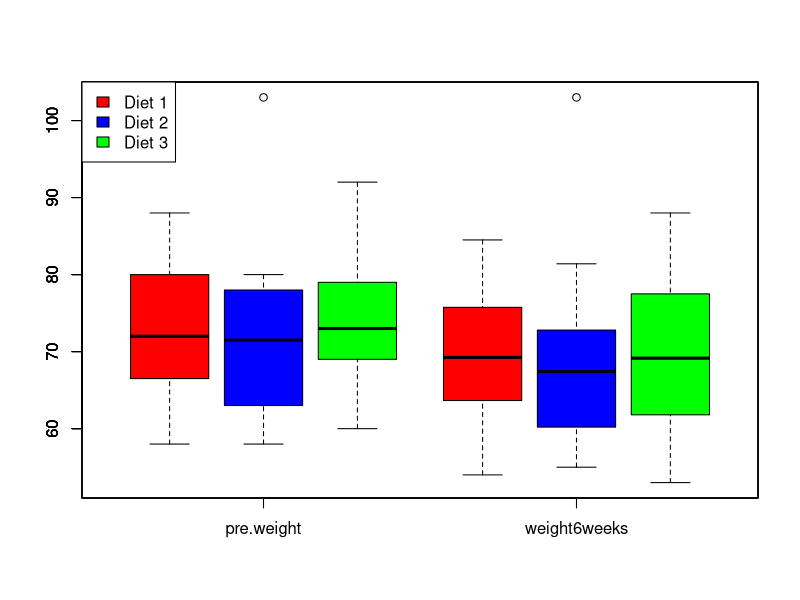
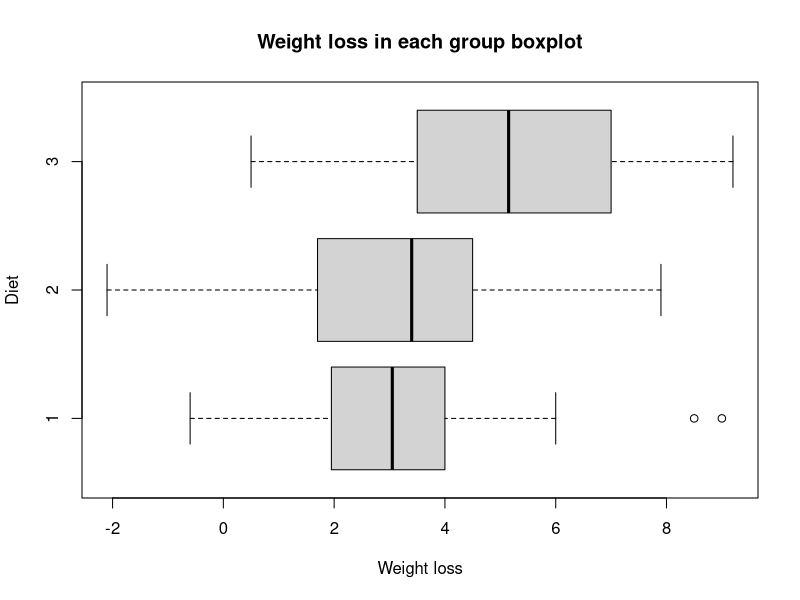
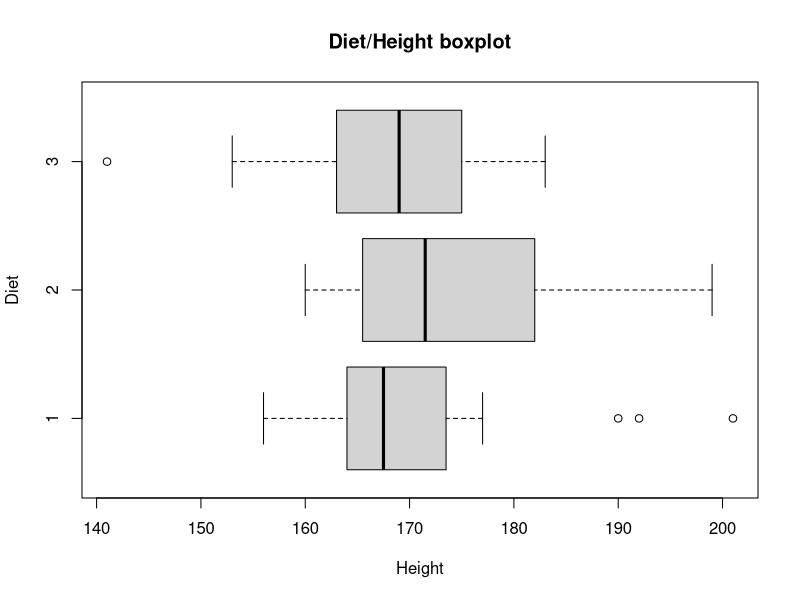
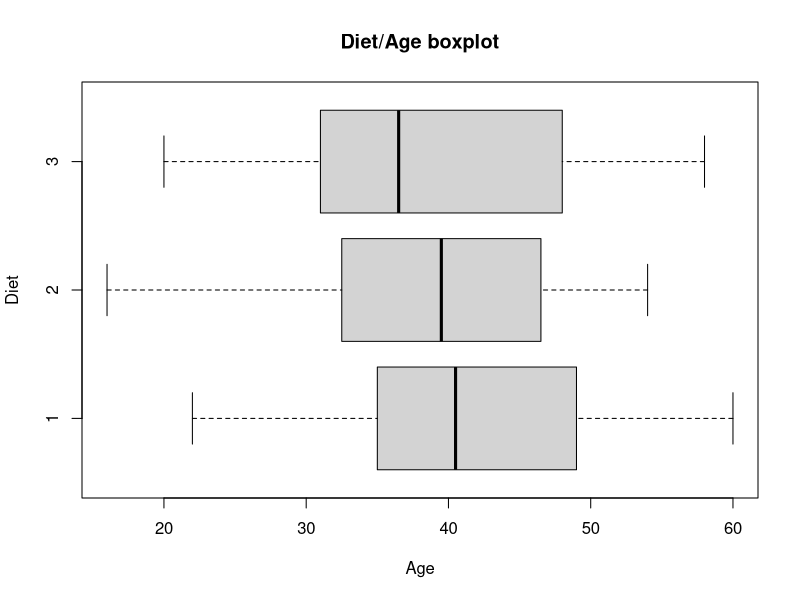

The R source for these figures, in order:
df <- read.csv(file = 'Diet.csv')
###################################################################################################################
#a) 
# weights before and after
boxplot(df[,c(5,7)], boxfill = NA, border = NA) #invisible boxes - only axes and plot area
boxplot(df[df$Diet=="1", c(5,7)], xaxt = "n", add = TRUE, boxfill="red", 
        boxwex=0.25, at = 1:ncol(df[,c(5,7)]) - 0.3) #shift these left by -0.15
boxplot(df[df$Diet=="2", c(5,7)], xaxt = "n", add = TRUE, boxfill="blue", 
        boxwex=0.25, at = 1:ncol(df[,c(5,7)])  ) #shift to the right by +0.15
boxplot(df[df$Diet=="3", c(5,7)], xaxt = "n", add = TRUE, boxfill="green", 
        boxwex=0.25, at = 1:ncol(df[,c(5,7)]) + 0.3) #shift these left by -0.15
legend(x = "topleft",legend=c("Diet 1", "Diet 2", "Diet 3"), fill = c("red","blue","green"))
# Weight loss differnece in each group
df['difference']<-df$pre.weight-df$weight6weeks
boxplot(df$difference ~ df$Diet ,main = "Weight loss in each group boxplot" ,xlab = "Weight loss", ylab="Diet",horizontal = TRUE)

#Height and age in each group
boxplot(df$Height ~ df$Diet ,main = "Diet/Height boxplot" ,xlab = "Height", ylab="Diet",horizontal = TRUE)
boxplot(df$Age ~ df$Diet ,main = "Diet/Age boxplot" ,xlab = "Age", ylab="Diet",horizontal = TRUE)
###################################################################################################################

#b)
df$Diet <- factor(df$Diet)
result <- aov( difference~Diet, data = df)
summary(result)
pairwise.t.test(df$difference, df$Diet, p.adj = "none", pool.sd = FALSE)
pairwise.t.test(df$difference, df$Diet, p.adj = "bonf", pool.sd = FALSE)




